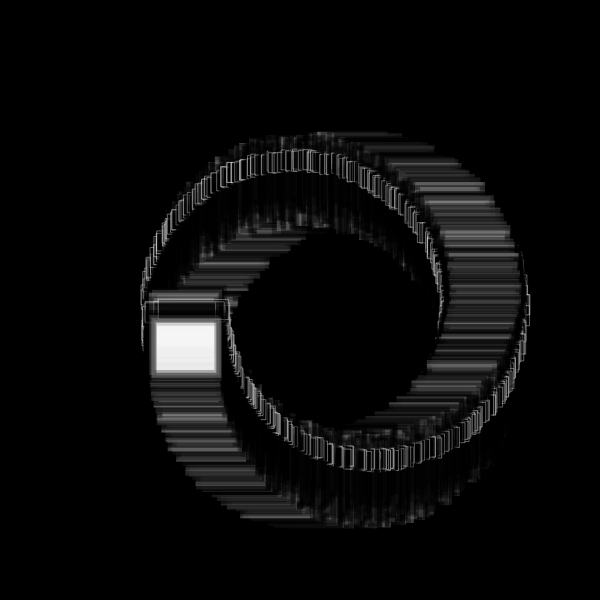
Frame 1 (no input)
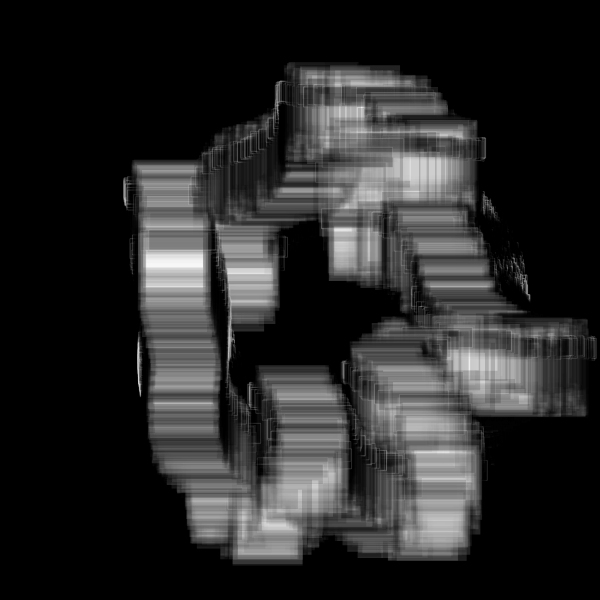
Frame 60 (no input)
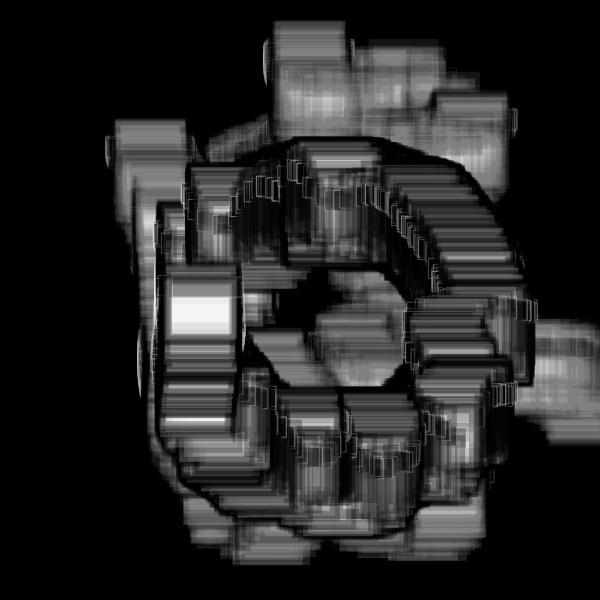
Frame 120 (the mouse pressed at the canvas centre since frame 60)

The p5.js sketch that drew these frames (run headless with seeded random() and noise() and a simulated clock; from frame 60 on, the mouse is pressed at the canvas centre):

// p5.js sketch
// ── sketch.js
/* Forked from  Roni Kaufman
 inspired by https://twitter.com/dmitricherniak/status/1214888292421951488?s=09
Fork and modifications by Nina Lutz
*/

let particles = [];
let circles = [];
let squiggliness = 1/500;
let interval;
let margin = 20;
let theEnd = false;
let r = 150;
let noiseFactor = 10;
let baseHue;

function setup() {

  var canvas;
  if(windowWidth>=600 && windowHeight >=600){
    canvas = createCanvas(600, 600);
  }
  else{
    canvas = createCanvas(windowWidth, windowHeight - 100);
  }

  var x = (windowWidth - width) / 2;
  var y = (windowHeight - height) / 2;

  canvas.position(x, y);

  noStroke();
  
  updateParticles();
    background(0)


  interval = setInterval(updateParticles, 5000);
}

function draw() {
  background(0, 1)
  if (theEnd) {
    noLoop();
  } else {
    for (let p of particles) {
      p.draw();
      p.move();
    }
  }
}

function updateParticles() {
  particles = [];
  let xCenter = width/2;
  let yCenter = height/2;
  let n = r*10;
  for (let i = 0; i < n; i++) {
    let theta = map(i, 0, n, -PI, PI);
    let x_ = xCenter + r*cos(theta);
    let y_ = yCenter + r*sin(theta);
    let s_ = 2;
    let sat_ = random(noiseFactor/100, 200);
    let val_ = random(0, noiseFactor*20);
    particles.push(new Particle(x_, y_, s_, sat_, val_));
  }
  r -= 14;
  noiseFactor += 10;
  baseHue += 0;
  if (r < 20) {
    clearInterval(interval);
    theEnd = true;
  }
}

function Particle(x_, y_, s_, sat_, val_) {
  this.x = x_; // x
  this.y = y_; // y
  this.size = s_; // size
  this.sat = sat_; // saturation
  this.val = val_; // value
  
  this.alpha = 100;
  this.dist = 1.2;
  
  this.move = function() {
    let theta = noise(this.x * squiggliness, this.y * squiggliness)*PI*noiseFactor;
    fill(baseHue%100, this.sat, this.val, this.alpha);
    let v = p5.Vector.fromAngle(theta, this.dist);
    this.x += v.x;
    this.y += v.y;
    //this.dist *= 0.999;
    this.alpha *= 0.985;
    this.size *= 0.985;
  }
  
  this.draw = function() {
    //fill(100, this.alpha);
    fill(0, this.alpha)
    stroke(244, this.alpha)
    strokeWeight(1)
    rect(this.x + random(-10, 10), this.y + random(-2, 2), 70, 20);
    stroke(0, this.alpha)
    strokeWeight(10)
    fill(244, this.alpha)
    rect(this.x + random(-2, 2), this.y + random(-20, 20), 70, 60);

  }
}

function intersectsWithOtherCircles(x_, y_, r_) {
  for (let c of circles) {
    if (dist(c.x, c.y, x_, y_) < c.r + r_ + margin) {
      return true;
    }
  }
  circles.push({x: x_, y: y_, r: r_});
  return false;
}
